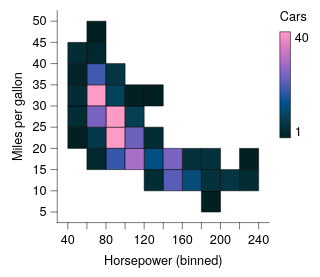

Here is the Vega-Lite specification saved for this chart:
### Vega-Lite specification from a JSON file in a GitHub repository (floating-point values rounded to 4 significant figures; data arrays with more than 128 entries replaced by an {"elided": "..."} marker saying what was removed)
{"background": null, "config": {"arc": {"fill": "#DBDBDB", "fillOpacity": 1.0, "innerRadius": 25.0, "padAngle": 0.03, "stroke": "black", "strokeOpacity": 1, "strokeWidth": 0.25}, "area": {"fill": "#DBDBDB", "fillOpacity": 1.0, "stroke": "black", "strokeOpacity": 1, "strokeWidth": 0.25}, "axis": {"domain": true, "domainCap": "round", "domainColor": "black", "domainWidth": 0.25, "grid": false, "gridCap": "round", "gridColor": "#F1F1F1", "gridDash": [0, 0], "gridOpacity": 1.0, "gridWidth": 0.25, "labelColor": "black", "labelFont": "Helvetica Neue, HelveticaNeue, Helvetica, Arial, sans-serif", "labelFontSize": 6, "labelFontStyle": "normal", "labelFontWeight": 400, "offset": 0, "ticks": true, "tickCap": "round", "tickColor": "black", "tickRound": false, "tickSize": 3, "tickWidth": 0.25, "titleColor": "black", "titleFont": "Helvetica Neue, HelveticaNeue, Helvetica, Arial, sans-serif", "titleFontSize": 6, "titleFontStyle": "normal", "titleFontWeight": 400}, "axisX": {"domain": true, "labelAlign": "center", "labelAngle": 0, "labels": true, "ticks": true, "translate": 0}, "axisY": {"domain": true, "labelAlign": "right", "labelAngle": 0, "labels": true, "ticks": true, "translate": 0}, "axisRight": {"domain": true, "labelAlign": "left", "labelAngle": 0, "labels": true, "ticks": true, "translate": 0}, "axisTop": {"domain": true, "labelAlign": "center", "labelAngle": 0, "labels": true, "ticks": true, "translate": 0}, "axisBand": {"tickOffset": 0}, "bar": {"fill": "#DBDBDB", "fillOpacity": 1.0, "stroke": "black", "strokeOpacity": 1, "strokeWidth": 0.25}, "boxplot": {"size": 9.0, "ticks": {"cornerRadius": 0.25, "fill": "black", "opacity": 1, "size": 4.5, "thickness": 0.25}, "box": {"fillOpacity": 1.0, "stroke": "black", "strokeOpacity": 1, "strokeWidth": 0.25}, "median": {"cornerRadius": 0, "fill": "black", "fillOpacity": 1.0, "opacity": 1, "size": 9.0, "thickness": 0.25}, "rule": {"fill": "black", "fillOpacity": 1.0, "size": 10.0, "stroke": "black", "strokeDash": [0, 0], "strokeOpacity": 1, "strokeWidth": 0.25}, "outliers": {"color": "black", "fill": "black", "fillOpacity": 1.0, "size": 0, "stroke": "black", "strokeOpacity": 1, "strokeWidth": 0.25}}, "circle": {"fill": "black", "fillOpacity": 1.0, "size": 1.25, "stroke": null, "strokeOpacity": 1, "strokeWidth": 0.25}, "errorband": {"band": {"fillOpacity": 0.6, "stroke": null, "strokeWidth": 0.25, "strokeOpacity": 1}, "borders": {"opacity": 0, "strokeOpacity": 1, "strokeWidth": 0.25}}, "errorbar": {"opacity": 1, "rule": {"strokeDash": [0, 0], "strokeWidth": 0.25}, "ticks": {"color": "black", "cornerRadius": 0.125, "opacity": 1, "size": 6.0, "thickness": 0.25}, "thickness": 0.25}, "font": "Helvetica Neue, HelveticaNeue, Helvetica, Arial, sans-serif", "geoshape": {"fill": "#DBDBDB", "fillOpacity": 1.0, "stroke": "black", "strokeOpacity": 1, "strokeWidth": 0.25}, "header": {"labelColor": "black", "labelFont": "Helvetica Neue, HelveticaNeue, Helvetica, Arial, sans-serif", "labelFontSize": 6, "labelFontStyle": "normal", "labelFontWeight": 400, "titleColor": "black", "titleFont": "Helvetica Neue, HelveticaNeue, Helvetica, Arial, sans-serif", "titleFontSize": 6, "titleFontStyle": "normal", "titleFontWeight": 400, "titlePadding": 0}, "legend": {"disable": false, "offset": 4.5, "titlePadding": 4, "labelOffset": 2, "gradientLabelOffset": 2, "columnPadding": 4, "rowPadding": 2, "gradientLength": 50.0, "gradientThickness": 5.0, "gradientOpacity": 1.0, "gradientStrokeColor": "black", "gradientStrokeWidth": 0.25, "labelColor": "black", "labelFont": "Helvetica Neue, HelveticaNeue, Helvetica, Arial, sans-serif", "labelFontSize": 6, "labelFontStyle": "normal", "labelFontWeight": 400, "strokeColor": "black", "strokeWidth": 0, "symbolSize": 36, "symbolStrokeColor": "black", "symbolStrokeWidth": 0.25, "titleColor": "black", "titleFont": "Helvetica Neue, HelveticaNeue, Helvetica, Arial, sans-serif", "titleFontSize": 6, "titleFontStyle": "normal", "titleFontWeight": 400}, "line": {"color": "black", "stroke": "black", "strokeCap": "butt", "strokeDash": [0, 0], "strokeOpacity": 1, "strokeWidth": 0.5}, "point": {"filled": true, "fill": "#DBDBDB", "fillOpacity": 1.0, "size": 5.0, "stroke": "black", "strokeOpacity": 1, "strokeWidth": 0.25}, "range": {"category": ["#B2B2B2", "#4A7CD3", "#008542", "#664CAF", "#509F98", "#636363", "#284F93", "#005226", "#382864", "#285753"], "diverging": {"scheme": ["#443E60", "#5F597E", "#7C759B", "#9994B6", "#B7B4CC", "#D6D5DC", "#F6F6F6", "#D1DAD9", "#A4C2BF", "#7AA9A4", "#578E89", "#37736E", "#1B5954"]}, "heatmap": {"scheme": ["#021F22", "#032F39", "#063E53", "#094B74", "#0B5299", "#3E59AF", "#6660BC", "#8A67C4", "#AC6FC5", "#CD78C1", "#E987C4", "#FC9BC6"]}, "ordinal": {"scheme": ["#F1F1F1", "#DBDBDB", "#C6C6C6", "#B2B2B2", "#9D9D9D", "#898989", "#767676", "#636363", "#515151", "#404040", "#2F2F2F", "#1F1F1F"]}, "ramp": {"scheme": ["#440154", "#472270", "#433E82", "#38598C", "#2C728E", "#238A8D", "#24A086", "#39B578", "#5DC862", "#96D646", "#CAE02D", "#FDE724"]}}, "rule": {"color": "black", "stroke": "black", "strokeCap": "round", "strokeDash": [2, 2], "strokeOpacity": 1, "strokeWidth": 0.25}, "scale": {"barBandPaddingInner": 0.1, "rectBandPaddingInner": 0, "tickBandPaddingInner": 0.1, "bandPaddingOuter": 0.1, "bandWithNestedOffsetPaddingInner": 0.2, "bandWithNestedOffsetPaddingOuter": 0.2, "offsetBandPaddingInner": 0, "offsetBandPaddingOuter": 0, "continuousPadding": 5.0, "round": false}, "rect": {"fill": "#DBDBDB", "fillOpacity": 1.0, "stroke": "black", "strokeOpacity": 1, "strokeWidth": 0.25}, "square": {"fill": "#DBDBDB", "fillOpacity": 1.0, "size": 10.0, "stroke": "black", "strokeOpacity": 1, "strokeWidth": 0.25}, "text": {"color": "black", "font": "Helvetica Neue, HelveticaNeue, Helvetica, Arial, sans-serif", "fontSize": 6, "fontStyle": "normal", "fontWeight": 400}, "tick": {"color": "black", "cornerRadius": 0.125, "opacity": 1.0, "size": 9.0, "thickness": 0.25}, "title": {"anchor": "middle", "frame": "group", "color": "black", "font": "Helvetica Neue, HelveticaNeue, Helvetica, Arial, sans-serif", "fontSize": 6, "fontStyle": "normal", "fontWeight": 400, "subtitleColor": "black", "subtitleFont": "Helvetica Neue, HelveticaNeue, Helvetica, Arial, sans-serif", "subtitleFontSize": 6, "subtitleFontStyle": "normal", "subtitleFontWeight": 400}, "trail": {"color": "black", "opacity": 1, "size": 0.5}, "view": {"continuousWidth": 100, "continuousHeight": 100, "discreteWidth": 100, "discreteHeight": 100, "fill": null, "stroke": null, "strokeWidth": 0.25}}, "data": {"name": "data-7285c4e2e195e5a75737a34913199f5f"}, "mark": {"type": "rect"}, "encoding": {"color": {"aggregate": "count", "title": "Cars", "type": "quantitative"}, "x": {"bin": {"maxbins": 12}, "field": "Horsepower", "type": "quantitative", "scale": {"nice": false}}, "y": {"bin": {"maxbins": 12}, "field": "Miles_per_Gallon", "title": "Miles per gallon", "type": "quantitative", "scale": {"nice": false}}}, "$schema": "https://vega.github.io/schema/vega-lite/v6.4.1.json", "datasets": {"data-7285c4e2e195e5a75737a34913199f5f": {"elided": "392 records"}}}
